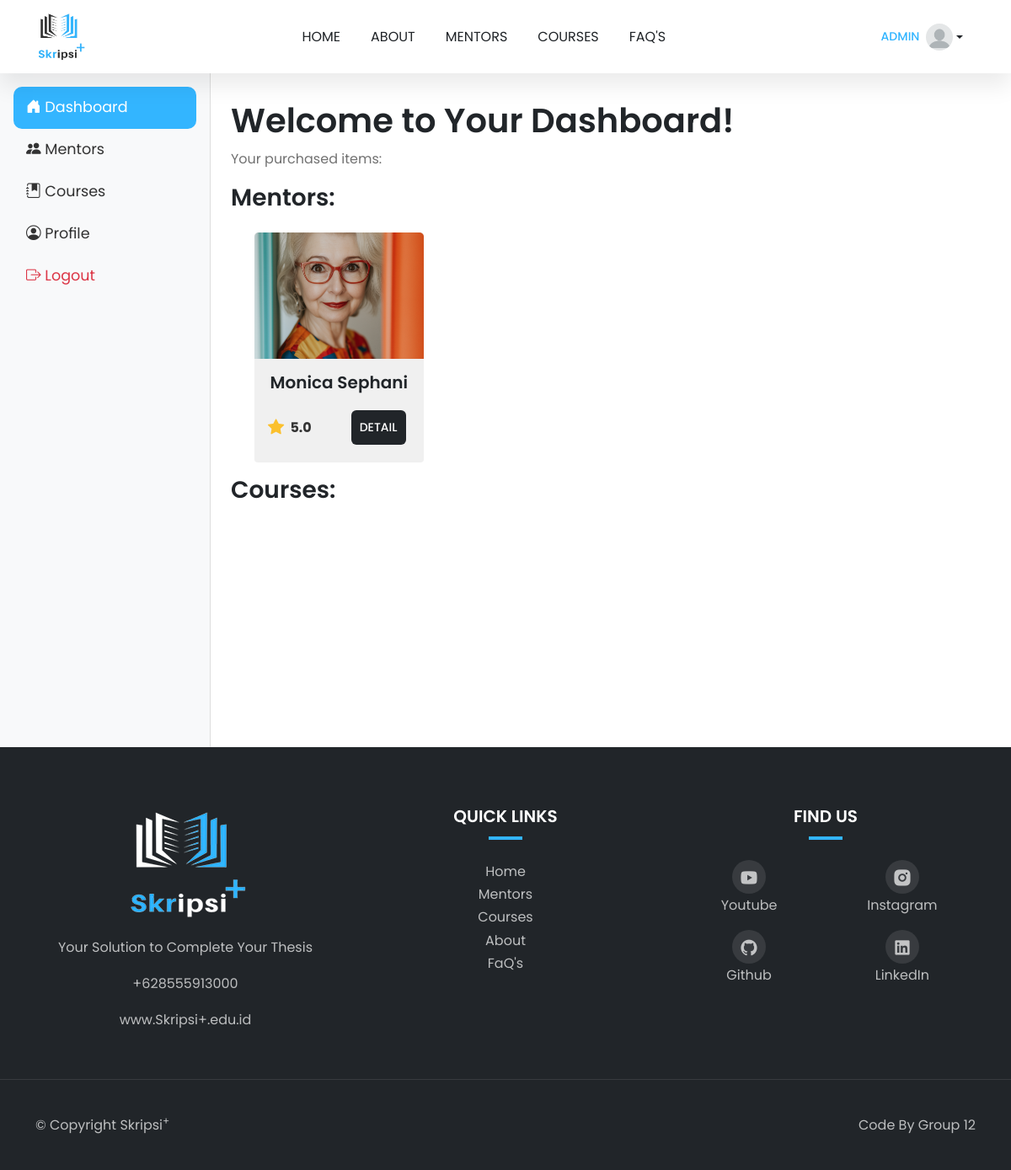
The page /dashboard/ (signed in) on the database its author committed.
### public_app/models.py (models this page shows, shortened)
class Purchase(models.Model):
    user = models.ForeignKey(settings.AUTH_USER_MODEL, on_delete=models.CASCADE)
    mentor = models.ForeignKey(Mentor, on_delete=models.SET_NULL, null=True, blank=True)
    course = models.ForeignKey(Course, on_delete=models.SET_NULL, null=True, blank=True)
    purchased_at = models.DateTimeField(auto_now_add=True)

class Mentor(models.Model):
    name = models.CharField(max_length=100)
    image = models.ImageField(upload_to='mentors/')
    rating = models.DecimalField(max_digits=2, decimal_places=1)
    experience = models.PositiveIntegerField(help_text="Experience in years")
    specialization = models.CharField(max_length=100)
    bio = models.TextField()
    education = models.TextField(help_text="Educational background")
    skills = models.TextField(help_text="Comma-separated list of skills")
    price = models.DecimalField(max_digits=10, decimal_places=3, default=0.0, help_text="Consultation fee")

### public_app/views.py (the view)
# urls.py: path('dashboard/', views.dashboard, name='dashboard'),
@login_required(login_url='account_login')
def dashboard(request):
    purchases = Purchase.objects.filter(user=request.user)
    return render(request, 'dashboard.html', {'purchases': purchases})

### public_app/templates/dashboard.html (shortened to what this page needs)
{% extends 'layouts/base.html' %} {% block content %}
<div class="d-flex">
    <nav class="sidebar bg-light p-3 d-none d-md-block" id="sidebar" style="min-width: 250px; transition: transform 0.3s ease-in-out;">
    <ul class="nav flex-column">
      <li class="nav-item">
        <a class="nav-link {% if request.resolver_match.url_name == 'dashboard' %}active{% endif %}" href="{% url 'dashboard' %}">
          <i class="bi bi-house-door-fill"></i> Dashboard
        </a>
      </li>
      <li class="nav-item">
        <a class="nav-link {% if request.resolver_match.url_name == 'dashboard_mentors' %}active{% endif %}" href="{% url 'dashboard_mentors' %}">
          <i class="bi bi-people-fill"></i> Mentors
        </a>
      </li>
      <li class="nav-item">
        <a class="nav-link {% if request.resolver_match.url_name == 'dashboard_courses' %}active{% endif %}" href="{% url 'dashboard_courses' %}">
          <i class="bi bi-journal-bookmark-fill"></i> Courses
        </a>
      </li>
      <li class="nav-item">
        <a class="nav-link {% if request.resolver_match.url_name == 'profile' %}active{% endif %}" href="{% url 'profile' %}">
          <i class="bi bi-person-circle"></i> Profile
        </a>
      </li>
      <li class="nav-item">
        <a class="nav-link text-danger" href="{% url 'account_logout' %}">
          <i class="bi bi-box-arrow-right"></i> Logout
        </a>
      </li>
    </ul>
    </nav>
    <main class="flex-grow-1 mt-2">
      <div class="content-dashboard p-4">
        <h1>Welcome to Your Dashboard!</h1>
        <p>Your purchased items:</p>
        <h3>Mentors:</h3>
        <div class="row ms-lg-3 mb-3">
          {% for purchase in purchases %}
            {% if purchase.mentor %}
              <div class="col-lg-3 col-md-6 mt-3">
                <div class="card h-100" style="width: 100%">
                  <div class="image-zoom">
                    <div class="image-zoom-wrapper">
                      <img
                        src="{{ purchase.mentor.image.url }}"
                        class="card-img-top"
                        alt="{{ purchase.mentor.name }}"
                      />
                    </div>
                  </div>
                  <div class="card-body d-flex flex-column text-center">
                    <h5 class="card-title mb-3">{{ purchase.mentor.name }}</h5>
                    <div
                      class="mt-auto d-flex justify-content-between align-items-center"
                    >
                      <div class="rating d-flex align-items-center">
                        <i class="bi bi-star-fill"></i>
                        <span class="ms-1">{{ purchase.mentor.rating }}</span>
                      </div>
                      <a
                        href="{% url 'mentor_detail' purchase.mentor.id %}"
                        class="btn btn-brand"
                        >Detail</a
                      >
                    </div>
                  </div>
                </div>
              </div>
            {% endif %}
          {% endfor %}
        </div>
        <h3>Courses:</h3>
      </div>
    </main>
</div>
{% endblock content %}

### public_app/templates/components/navbar.html (shortened to what this page needs)
{% load static %}
<nav class="navbar navbar-expand-lg bg-white sticky-top">
  <div class="container">
    <a class="navbar-brand" href="/">
      <img
        class="logo"
        src="{% static 'img/Light-removebg-preview.png'%}"
        alt="logo-Skripsi+"
      />
    </a>
    <div class="collapse navbar-collapse" id="Nav">
      <ul class="navbar-nav m-auto">
        <li class="nav-item">
          <a
            class="nav-link {% if request.resolver_match.url_name == 'home' %}active{% endif %}"
            href="{% url 'home' %}"
            >Home</a
          >
        </li>
        <li class="nav-item">
          <a
            class="nav-link {% if request.resolver_match.url_name == 'about' %}active{% endif %}"
            href="{% url 'about' %}"
            >About</a
          >
        </li>
        <li class="nav-item">
          <a
            class="nav-link {% if request.resolver_match.url_name == 'mentors' %}active{% endif %}"
            href="{% url 'mentors' %}"
            >Mentors</a
          >
        </li>
        <li class="nav-item">
          <a
            class="nav-link {% if request.resolver_match.url_name == 'course' %}active{% endif %}"
            href="{% url 'course' %}"
            >Courses</a
          >
        </li>
        <li class="nav-item">
          <a
            class="nav-link {% if request.resolver_match.url_name == 'faq' %}active{% endif %}"
            href="{% url 'faq' %}"
            >FaQ's</a
          >
        </li>
      </ul>
      {% if user.is_authenticated %}
      <div class="dropdown d-none d-lg-block">
        <button
          class="d-flex align-items-center text-decoration-none dropdown-toggle user-icon btn btn-outline-secondary"
          id="dropdownUser"
          data-bs-toggle="dropdown"
          aria-expanded="false"
          style="color: #212529; background: none; border-radius: 50px; border-width: 3px;">
          <span class="me-2">{{ user.username }}</span>
          {% if user.profile.photo %}
            <img src="{{ user.profile.photo.url }}" alt="User Photo" class="rounded-circle" style="width: 32px; height: 32px; object-fit: cover;">
          {% else %}
            <img src="{% static 'img/profil.png'%}" alt="User Photo" class="rounded-circle" style="width: 32px; height: 32px; object-fit: cover;">
          {% endif %}
        </button>
      </div>
      {% endif %}
    </div>
  </div>
</nav>

### static/css/style.css (style rules this page uses)
:root { --c-dark: #212529; --c-brand: #33b5ff; --c-brand-rgb: 51, 181, 255; --c-white-rgb: 255, 255, 255; --c-dark-rgb: 33, 37, 41; --c-body: #727272; --box-shadow: 0px 15px 25px rgba(0, 0, 0, 0.08); --transition: all 0.5s ease; --font-base: "Poppins-Variable", sans-serif; }
* { padding: 0; margin: 0; box-sizing: border-box; font-family: var(--font-base); }
body { line-height: 1.7 !important; color: var(--c-body) !important; font-size: 16px !important; }
h1,h2,h3,h4,h5,h6, .h1,.h2,.h3,.h4,.h5,.h6 { font-weight: 600 !important; color: var(--c-dark); }
a { text-decoration: none !important; }
span { color: var(--c-brand); }
.image-zoom { position: relative; overflow: hidden; }
.image-zoom-wrapper { overflow: hidden; position: relative; }
.image-zoom-wrapper img { transition: var(--transition); }
.btn { font-weight: 500; font-size: 14px; text-transform: uppercase; border-radius: 6px !important; padding: 10px 24px; }
.btn-brand { background-color: var(--c-dark) !important; border-color: var(--c-dark); color: #ffffff !important; }
.navbar { box-shadow: var(--box-shadow); }
.navbar-nav .nav-link { font-weight: 400 !important; color: var(--c-dark); text-transform: uppercase; margin: 10px; padding: 10px; text-decoration: none; font-size: 16px; }
.logo { width: 60px; }
.btn { padding: 10px; margin: 5px; background-color: none; border: none; }
.card { border: none !important; background-color: #F0F0F0 !important; flex: 1 1 300px; display: flex; flex-direction: column; justify-content: space-between; height: 100%; font-size: 16px !important; }
.card-body { flex-grow: 1; display: flex; flex-direction: column; justify-content: flex-start; }
.rating i { color: #fbc02d; font-size: 1.2rem; margin-right: 0.2rem; }
.rating span { font-size: 1rem; font-weight: bold; color: #333; }
.sidebar { height: 100vh; border-right: 1px solid #ddd; }
.sidebar .nav-link, .offcanvas-body .nav-link { font-size: 1.1rem; padding: 10px 15px; color: #333; transition: background 0.2s ease-in-out; }
.sidebar .nav-link.active, .offcanvas-body .nav-link.active { background: var(--c-brand); color: #fff; border-radius: 10px; }

### rows shown on the page
Purchase: mentor.image (picture), mentor.name "Monica Sephani", mentor.rating "5.0"

### other values the page prints
{{ user.username }} "ADMIN"
